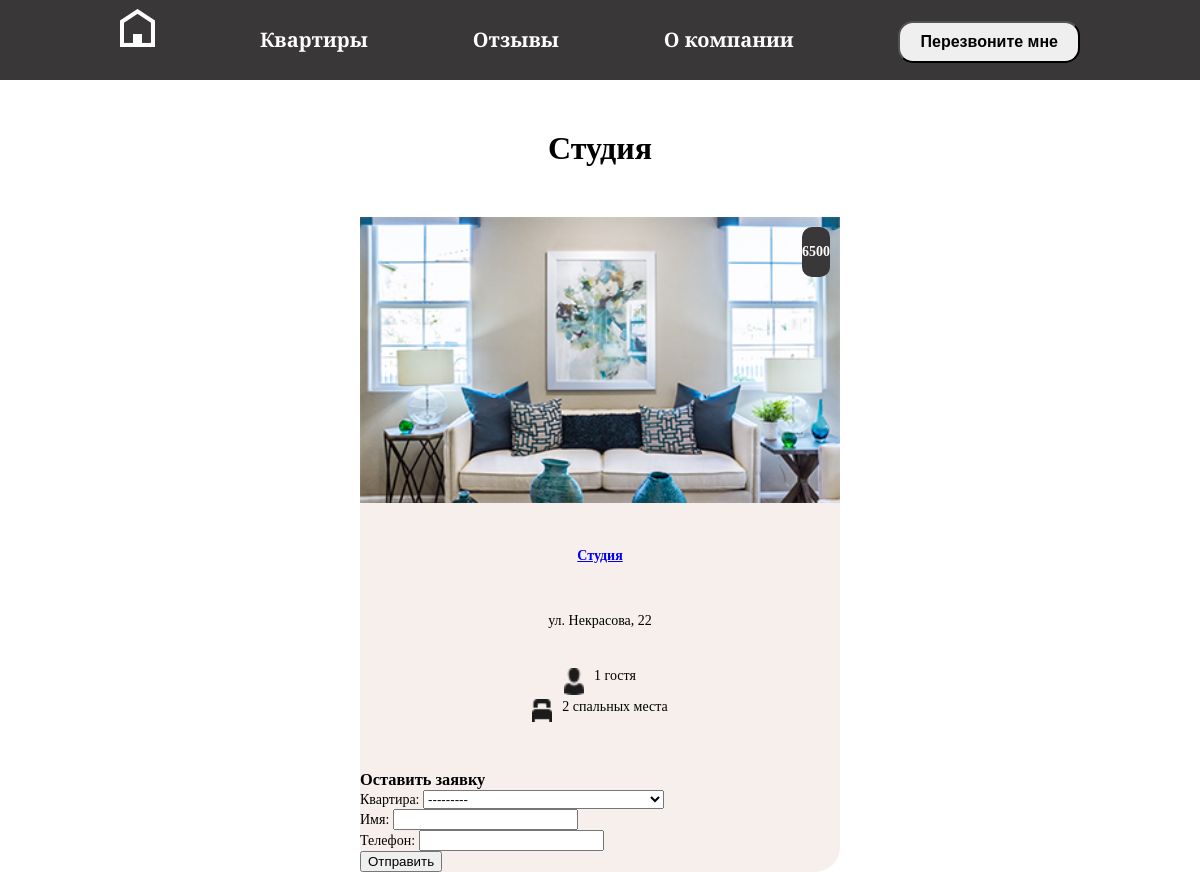
Page /2/ on the committed database.
### my_first_app/models.py (models this page shows)
class Аpartments(models.Model):
    name=models.CharField("Название",max_length=50)
    price=models.IntegerField("Цена")
    adress=models.CharField("Адрес",max_length=40)
    guests=models.IntegerField("Количество гостей")
    beds=models.IntegerField("Количество спальныx мест")
    photo=models.ImageField("Фотография", upload_to="my_first_app/photos",default="",blank=True)
    class Meta:
        verbose_name="Квартира"
        verbose_name_plural="Квартиры"
        ordering=["id"]
    def __str__(self):
        return "Квартира {}".format(self.adress)
        """ еще один способ форматирования строки """
        """ return f"Квартира {self.adress}" """

### my_first_app/views.py (the view)
# urls.py: path("<int:apart_id>/", my_first_app_detail, name="apartament"),
def my_first_app_detail(request, apart_id):
    form=OrderForm()
    apart = get_object_or_404(Аpartments, id=apart_id)
    return render(request, "my_first_app/my_first_app_detail.html", {"apart": apart,"form":form})

### orders/forms.py
class OrderForm(forms.ModelForm):
    class Meta:
        model = Order
        fields = ["apartment", "name", "phone"
]

### my_first_app/templates/my_first_app/my_first_app_detail.html (shortened to what this page needs)
{% load static %}
<!DOCTYPE html>
<html lang="en">
<head>
    <link rel="stylesheet" href="{% static "css/my_first_app_detail.css" %}">
</head>
<body>
     <header>
        <div class="header_conteiner">
            <nav class="navigation">
                <div class="icon_home"><a href="index.html"><img src="/static/img/header/logo.png"  alt="home"></a></div>
                <div class="apartments"><a href="apartments.html">Квартиры</a></div>
                <div class="reviews "><a href="reviews.html">Отзывы</a></div>
                <div class="company"><a href="{% url 'company' %}">О компании</a></div>
                <div class="btn"><button >Перезвоните мне</button></div>
            </nav>
        </div>
    </header>
<h1>{{apart.name}}</h1>
          <div class="main_card">
              <div class="img_rooms"><img src="{{apart.photo.url}}" alt="Квартира {{apart.name}}" ></div>
              <div class="price">{{apart.price}}</div>
              <div class="desc">
                  <p class="rooms"><a href="{% url 'apartament' apart_id=apart.id %}">{{ apart.name }}</a>
                  </p>
                  <p class="adress">{{apart.adress}}</p>
              </div>
              <div class="icon_beds_guests">
              <div class="guests">
                  <div><img src="/static/img/main/icon-guests.png" alt="" width="20px"></div>
                  <div><p>{{apart.guests}} гостя</p></div>
              </div>
              <div class="beds">
                  <div><img src="/static/img/main/icon-beds.png" alt="" width="20px"></div>
                  <div><p>{{apart.beds}} спальных места</p></div>
              </div>
            </div>
            <h3>Оставить заявку</h3>
      <form method="post">
        {{form.as_p}}
        <button type="submit">Отправить</button>
      </form>
          </div>
</body>
</html>

### my_first_app/static/css/my_first_app_detail.css (style rules this page uses)
* { margin: 0px; }
header,.main_conteiner,.reviews_all,.footer { font-family: 'Playfair Display', serif; font-size: 22px; }
header { width: 100%; height: 80px; background-color: #393737; }
header a { text-decoration: none; font-size: 20px; color: white; font-weight: bold; }
.header_conteiner { width: 80%; margin: 0 auto; display: flex; justify-content: space-between; }
.navigation { width: 100%; display: flex; justify-content:space-between; line-height: 80px; align-items: center; }
.btn button { padding: 10px 20px; font-size: 16px; border-radius: 15px; cursor: pointer; font-weight: bold; }
.rooms, .adress { margin: 30px; }
h1 { text-align: center; margin: 0; padding: 50px; }
.main_card { background-color: rgb(247, 239, 235); width: 40%; border-radius: 25px; position: relative; margin: 0 auto; font-size: 30px; }
.img_rooms img { width: 100%; }
.price { position: absolute; top: 10px; right: 10px; background: #393737; height: auto; vertical-align: middle; text-align: center; line-height: 50px; color: white; font-weight: bold; font-size: 20px; border-radius: 10px; }
.rooms { font-size: 36px; font-weight: bold; text-align: center; margin: 20px; }
.adress { font-size: 36px; text-align: center; }
.desc { margin: 31px 0 25px 0; line-height:35px; }
.icon_beds_guests { display: flex; justify-content: space-around; padding-bottom: 44px; }
.guests,.beds { display: flex; }
.guests img { margin-right: 10px; }
.beds img { margin-right: 10px; }
@media only screen and (max-width: 1250px) { .main_card p { font-size: 14px; } }
@media only screen and (max-width: 1250px) { .main_card { font-size: 14px; } }
@media only screen and (max-width: 1250px) { .price { font-size: 14px; } }
@media only screen and (max-width: 1250px) { .icon_beds_guests { flex-direction: column; align-items: center; } }

### rows in the picture
Аpartments: name "Студия", photo (picture), price "6500", adress "ул. Некрасова, 22", guests "1", beds "2"
